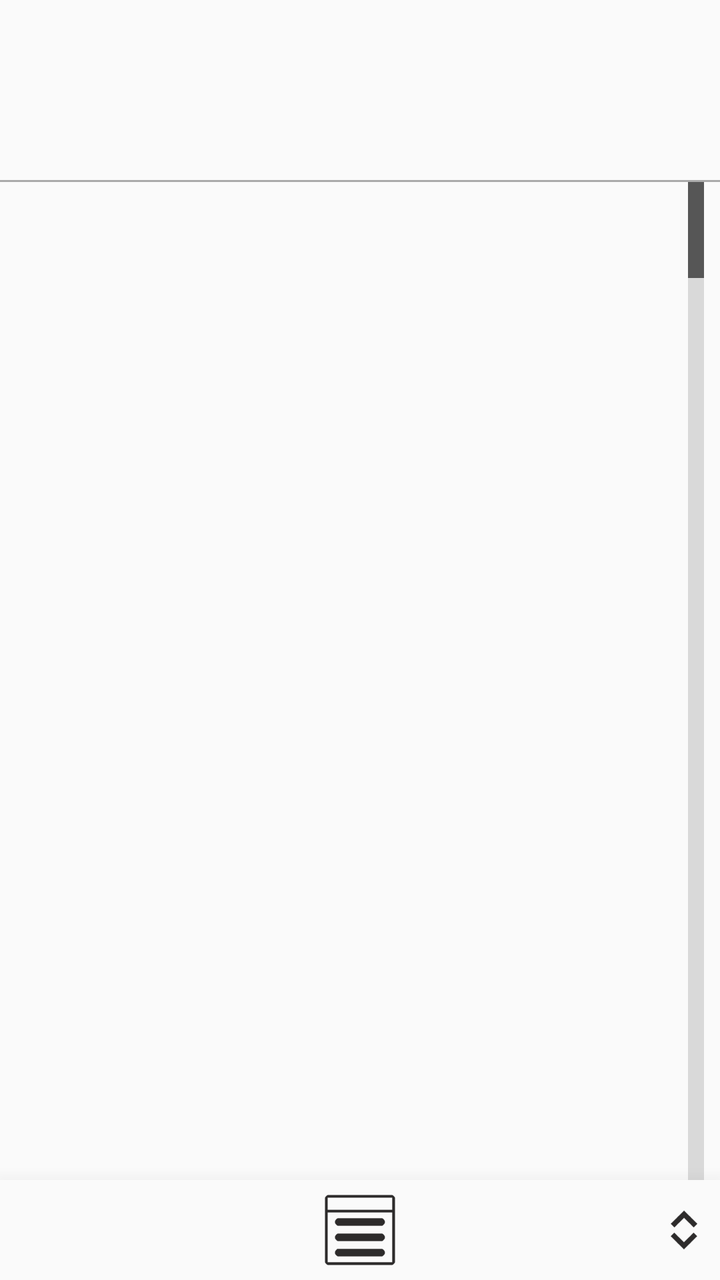
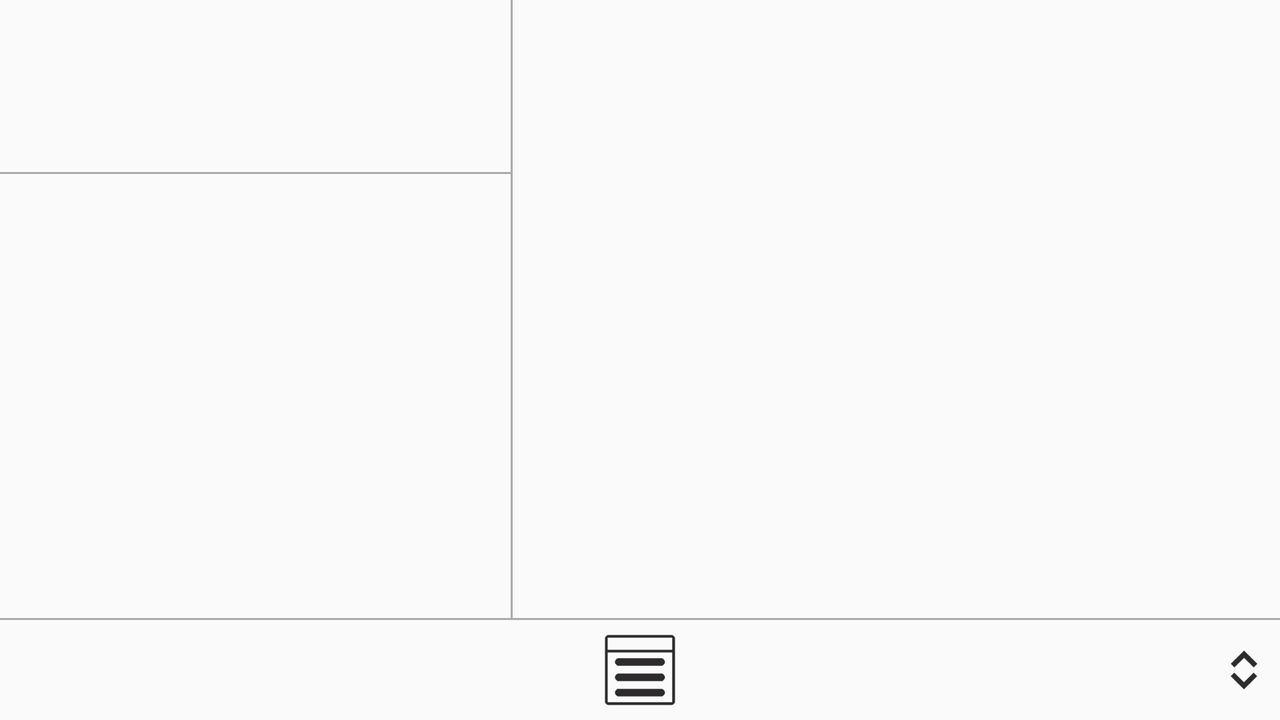

One screen, two layout resources from the same app: the default and the author's alternative for another configuration. Each is rendered where Android would select it; the XML of both is given below.
<!-- AndroidManifest.xml: application theme AppTheme -->
<!-- res/layout/activity_filtered_track_and_title.xml -->
<LinearLayout xmlns:android="http://schemas.android.com/apk/res/android"
    xmlns:tools="http://schemas.android.com/tools"
    android:layout_width="match_parent"
    android:layout_height="match_parent"
    android:gravity="bottom"
    android:orientation="vertical"
    tools:context=".ui.library.filtered.FilteredTrackAndTitleActivity" >

    <LinearLayout
        android:layout_width="match_parent"
        android:layout_height="wrap_content"
        android:layout_marginBottom="2dp"
        android:layout_marginLeft="@dimen/activity_horizontal_margin"
        android:layout_marginRight="@dimen/activity_horizontal_margin"
        android:layout_marginTop="2dp"
        android:gravity="center_vertical" >
        
        <LinearLayout
            android:layout_width="0dp"
            android:layout_height="wrap_content"
            android:layout_weight="1"
            android:orientation="vertical" >

            <TextView
                android:id="@+id/filtered_track_title_album_track_count"
                android:layout_width="wrap_content"
                android:layout_height="wrap_content"
                android:layout_marginBottom="1dp"
                android:layout_marginTop="2dp"
                android:ellipsize="end"
                android:maxLines="1"
                android:textSize="14sp" />
            
            <TextView
                android:id="@+id/filtered_track_title_album_length"
                android:layout_width="wrap_content"
                android:layout_height="wrap_content"
                android:layout_marginBottom="1dp"
                android:layout_marginTop="1dp"
                android:ellipsize="end"
                android:maxLines="1"
                android:textSize="14sp" />

            <TextView
                android:id="@+id/filtered_track_title_album_year"
                android:layout_width="wrap_content"
                android:layout_height="wrap_content"
                android:layout_marginBottom="1dp"
                android:layout_marginTop="1dp"
                android:ellipsize="end"
                android:maxLines="1"
                android:textSize="14sp" />

            <TextView
                android:id="@+id/filtered_track_title_album_genre"
                android:layout_width="wrap_content"
                android:layout_height="wrap_content"
                android:layout_marginBottom="2dp"
                android:layout_marginTop="1dp"
                android:ellipsize="end"
                android:maxLines="1"
                android:textSize="14sp" />
        </LinearLayout>

        <ImageView
            android:id="@+id/filtered_track_title_cover_image"
            android:layout_width="wrap_content"
            android:layout_height="@dimen/library_album_cover_height"
            android:contentDescription="@string/library_image_album_cover" />
        
    </LinearLayout>
    
    <View
        android:layout_width="match_parent"
        android:layout_height="1dp"
        android:background="@android:color/darker_gray" />
    
    <include layout="@layout/activity_filtered" />

</LinearLayout>
<!-- res/layout/activity_filtered.xml (included above) -->
<LinearLayout xmlns:android="http://schemas.android.com/apk/res/android"
    xmlns:tools="http://schemas.android.com/tools"
    android:layout_width="match_parent"
    android:layout_height="match_parent"
    android:gravity="bottom"
    android:orientation="vertical"
    tools:context=".ui.library.filtered.FilteredActivity" >

    <ListView
        android:id="@+id/filtered_list_view_browse"
        android:layout_width="match_parent"
        android:layout_height="0dp"
        android:layout_weight="1"
        android:layout_marginLeft="@dimen/activity_horizontal_margin"
        android:layout_marginRight="@dimen/activity_horizontal_margin"
        android:fastScrollEnabled="true" />
    
    <ProgressBar
        android:id="@+id/filtered_progress_bar_load"
        android:layout_width="wrap_content"
        android:layout_height="wrap_content"
        android:indeterminate="true"
        android:visibility="gone" />
    
    <include layout="@layout/view_mini_control" />
    
    <LinearLayout
        android:id="@+id/filtered_choice_bar"
        android:layout_width="match_parent"
        android:background="?choiceBarColor"
        android:elevation="50px"
        android:layout_height="50dp" >

        <View
            android:layout_width="0dp"
            android:layout_height="match_parent"
            android:layout_weight="2" />

        <ImageButton
            android:id="@+id/filtered_button_choice_menu"
            android:layout_width="0dp"
            android:layout_height="52dp"
            android:layout_gravity="center"
            android:layout_weight="1"
            android:background="?android:attr/selectableItemBackground"
            android:contentDescription="@string/library_choice_menu"
            android:onClick="onChoiceMenuClick"
            android:scaleType="center"
            android:tint="?iconColor"
            android:src="@drawable/ic_choice_menu" />

        <View
            android:layout_width="0dp"
            android:layout_height="match_parent"
            android:layout_weight="1" />

        <ImageButton
            android:id="@+id/library_button_control_menu"
            android:layout_width="0dp"
            android:layout_height="52dp"
            android:layout_gravity="center"
            android:layout_weight="1"
            android:background="?android:attr/selectableItemBackground"
            android:padding="10dp"
            android:contentDescription="@string/library_control_menu"
            android:onClick="onControlMenuClick"
            android:scaleType="fitEnd"
            android:tint="?iconColor"
            android:src="@drawable/ic_expand" />

    </LinearLayout>

</LinearLayout>
<!-- res/layout/view_mini_control.xml (included above) -->
<LinearLayout xmlns:android="http://schemas.android.com/apk/res/android"
    android:id="@+id/control_layout_mini_control"
    android:layout_width="match_parent"
    android:layout_height="wrap_content"
    android:layout_marginTop="4dp"
    android:background="?choiceBarColor"
    android:orientation="vertical"
    android:visibility="gone" >

    <View
        android:id="@+id/control_layout_seperator"
        android:layout_width="match_parent"
        android:layout_height="1dp"
        android:background="@android:color/darker_gray" />
    
    <LinearLayout
        android:layout_width="match_parent"
        android:layout_height="wrap_content"
        android:orientation="horizontal"
        android:baselineAligned="true" >

        <LinearLayout
            android:layout_width="0dp"
            android:layout_height="wrap_content"
            android:layout_weight="2"
            android:layout_gravity="bottom"
            android:orientation="vertical" >
            
            <TextView
                android:id="@+id/control_text_volume"
                android:layout_width="wrap_content"
                android:layout_height="wrap_content"
                android:layout_gravity="center"
                android:ellipsize="end"
                android:singleLine="true"
                android:textSize="16sp"
                android:text="@string/control_volume_text_unknown" />
    
        </LinearLayout>
        
        <LinearLayout
            android:layout_width="0dp"
            android:layout_height="wrap_content"
            android:layout_weight="3"
            android:orientation="vertical" >
            
            <TextView
                android:id="@+id/control_text_playing_artist"
                android:layout_width="wrap_content"
                android:layout_height="wrap_content"
                android:layout_gravity="center"
                android:ellipsize="end"
                android:singleLine="true"
                android:textSize="14sp" />
            
            <TextView
                android:id="@+id/control_text_playing_title"
                android:layout_width="wrap_content"
                android:layout_height="wrap_content"
                android:layout_gravity="center"
                android:ellipsize="end"
                android:singleLine="true"
                android:textSize="14sp"
                android:textStyle="bold"
                android:text="@string/control_playing_info_none" />
    
        </LinearLayout>
        
    </LinearLayout>
    
    <LinearLayout
        android:layout_width="match_parent"
        android:layout_height="40dp"
        android:orientation="horizontal" >
    
        <ImageButton
            android:id="@+id/control_button_volume_down"
            android:layout_width="0dp"
            android:layout_height="wrap_content"
            android:layout_weight="1"
            android:layout_marginLeft="0dp"
            android:layout_marginRight="2dp"
            android:background="?android:attr/selectableItemBackground"
            android:contentDescription="@string/control_volume_down"
            android:scaleType="center"
            android:tint="?iconColor"
            android:src="@drawable/ic_volume_down" />

        <ImageButton
            android:id="@+id/control_button_volume_up"
            android:layout_width="0dp"
            android:layout_height="wrap_content"
            android:layout_weight="1"
            android:layout_marginLeft="2dp"
            android:layout_marginRight="4dp"
            android:background="?android:attr/selectableItemBackground"
            android:contentDescription="@string/control_volume_up"
            android:scaleType="center"
            android:tint="?iconColor"
            android:src="@drawable/ic_volume_up" />

        <ImageButton
            android:id="@+id/control_button_previous"
            android:layout_width="0dp"
            android:layout_height="wrap_content"
            android:layout_weight="1"
            android:layout_marginLeft="4dp"
            android:layout_marginRight="2dp"
            android:background="?android:attr/selectableItemBackground"
            android:contentDescription="@string/control_previous"
            android:scaleType="center"
            android:tint="?iconColor"
            android:src="@drawable/ic_previous" />

        <ImageButton
            android:id="@+id/control_button_play"
            android:layout_width="0dp"
            android:layout_height="wrap_content"
            android:layout_weight="1"
            android:layout_marginLeft="2dp"
            android:layout_marginRight="2dp"
            android:background="?android:attr/selectableItemBackground"
            android:contentDescription="@string/control_play"
            android:scaleType="center"
            android:tint="?iconColor"
            android:src="@drawable/ic_play" />

        <ImageButton
            android:id="@+id/control_button_next"
            android:layout_width="0dp"
            android:layout_height="wrap_content"
            android:layout_weight="1"
            android:layout_marginLeft="2dp"
            android:layout_marginRight="0dp"
            android:background="?android:attr/selectableItemBackground"
            android:contentDescription="@string/control_next"
            android:scaleType="center"
            android:tint="?iconColor"
            android:src="@drawable/ic_next" />
    
        </LinearLayout>          
</LinearLayout>
<!-- resources referenced by this layout -->
<resources>
  <dimen name="activity_horizontal_margin">8dp</dimen>
  <dimen name="library_album_cover_height">86dp</dimen>
  <!-- drawable ic_choice_menu: png bitmap (drawable-hdpi, 1036 bytes) -->
  <!-- drawable ic_expand: png bitmap (drawable-hdpi, 3591 bytes) -->
  <!-- drawable ic_next: png bitmap (drawable-hdpi, 827 bytes) -->
  <!-- drawable ic_play: png bitmap (drawable-hdpi, 783 bytes) -->
  <!-- drawable ic_previous: png bitmap (drawable-hdpi, 853 bytes) -->
  <!-- drawable ic_volume_down: png bitmap (drawable-hdpi, 683 bytes) -->
  <!-- drawable ic_volume_up: png bitmap (drawable-hdpi, 1382 bytes) -->
  <string name="control_next">Next</string>
  <string name="control_play">Play</string>
  <string name="control_playing_info_none">No information</string>
  <string name="control_previous">Previous</string>
  <string name="control_volume_down">Volume down</string>
  <string name="control_volume_text_unknown">0%</string>
  <string name="control_volume_up">Volume up</string>
  <string name="library_choice_menu">Library choice menu</string>
  <string name="library_control_menu">Library control menu</string>
  <string name="library_image_album_cover">Album cover</string>
  <style name="AppTheme" parent="AppBaseTheme">
          
  
      </style>
  <!-- from res/values-v21/ -->
  <style name="AppBaseTheme" parent="Theme.AppCompat.Light.DarkActionBar">
          
  
          <item name="choiceBarColor">?android:colorBackground</item>
          <item name="iconColor">#ff2d2b2b</item>
          <item name="playlistDragColor">#c0e3e3e3</item>
          <item name="redFocusColor">#ffd32a2a</item>
  
          <item name="android:colorPrimaryDark">#ff222222</item>
          <item name="android:colorPrimary">#ffaaaaaa</item>
          <item name="android:textColor">#ff2d2b2b</item>
  
      </style>
</resources>
<!-- res/layout-land/activity_filtered_track_and_title.xml (the author's variant of the layout above) -->
<!-- drawn on the phone turned sideways -->
<LinearLayout xmlns:android="http://schemas.android.com/apk/res/android"
    xmlns:tools="http://schemas.android.com/tools"
    android:layout_width="match_parent"
    android:layout_height="match_parent"
    android:gravity="bottom"
    android:orientation="vertical"
    tools:context=".ui.library.filtered.FilteredTrackAndTitleActivity" >
    
    
    
    <LinearLayout
        android:layout_width="match_parent"
        android:layout_height="0dp"
        android:layout_weight="1"
        android:orientation="horizontal" >

        <LinearLayout
            android:layout_width="0dp"
            android:layout_height="wrap_content"
            android:layout_weight="2"
            android:orientation="vertical" >

            <TextView
                android:id="@+id/filtered_track_title_album_track_count"
                android:layout_width="wrap_content"
                android:layout_height="wrap_content"
                android:layout_marginBottom="1dp"
                android:layout_marginTop="2dp"
                android:layout_marginLeft="@dimen/activity_horizontal_margin"
                android:layout_marginRight="@dimen/activity_horizontal_margin"
                android:ellipsize="end"
                android:maxLines="1"
                android:textSize="14sp" />
            
            <TextView
                android:id="@+id/filtered_track_title_album_length"
                android:layout_width="wrap_content"
                android:layout_height="wrap_content"
                android:layout_marginBottom="1dp"
                android:layout_marginTop="1dp"
                android:layout_marginLeft="@dimen/activity_horizontal_margin"
                android:layout_marginRight="@dimen/activity_horizontal_margin"
                android:ellipsize="end"
                android:maxLines="1"
                android:textSize="14sp" />

            <TextView
                android:id="@+id/filtered_track_title_album_year"
                android:layout_width="wrap_content"
                android:layout_height="wrap_content"
                android:layout_marginBottom="1dp"
                android:layout_marginTop="1dp"
                android:layout_marginLeft="@dimen/activity_horizontal_margin"
                android:layout_marginRight="@dimen/activity_horizontal_margin"
                android:ellipsize="end"
                android:maxLines="1"
                android:textSize="14sp" />

            <TextView
                android:id="@+id/filtered_track_title_album_genre"
                android:layout_width="wrap_content"
                android:layout_height="wrap_content"
                android:layout_marginBottom="2dp"
                android:layout_marginTop="1dp"
                android:layout_marginLeft="@dimen/activity_horizontal_margin"
                android:layout_marginRight="@dimen/activity_horizontal_margin"
                android:ellipsize="end"
                android:maxLines="1"
                android:textSize="14sp" />

            <View
                android:layout_width="match_parent"
                android:layout_height="1dp"
                android:background="@android:color/darker_gray" />
            
            <ImageView
                android:id="@+id/filtered_track_title_cover_image"
                android:layout_width="match_parent"
                android:layout_height="wrap_content"
                android:layout_marginBottom="5dp"
                android:layout_marginTop="5dp"
                android:layout_marginLeft="@dimen/activity_horizontal_margin"
                android:layout_marginRight="@dimen/activity_horizontal_margin"
                android:contentDescription="@string/library_image_album_cover"
                android:scaleType="fitCenter" />

        </LinearLayout>
        
        <View
            android:layout_width="1dp"
            android:layout_height="match_parent"
            android:background="@android:color/darker_gray" />

        <LinearLayout
            android:layout_width="0dp"
            android:layout_height="wrap_content"
            android:layout_weight="3"
            android:orientation="vertical" >

            <ListView
                android:id="@+id/filtered_list_view_browse"
                android:layout_width="match_parent"
                android:layout_height="0dp"
                android:layout_weight="1"
                android:layout_marginLeft="@dimen/activity_horizontal_margin"
                android:layout_marginRight="@dimen/activity_horizontal_margin"
                android:fastScrollEnabled="true" />

            <ProgressBar
                android:id="@+id/filtered_progress_bar_load"
                android:layout_width="wrap_content"
                android:layout_height="wrap_content"
                android:indeterminate="true"
                android:visibility="gone" />

        </LinearLayout>

    </LinearLayout>

    
    <include layout="@layout/view_mini_control" />
    
    <View
        android:id="@+id/filtered_choice_bar_seperator"
        android:layout_width="match_parent"
        android:layout_height="1dp"
        android:background="@android:color/darker_gray" />

    <LinearLayout
        android:id="@+id/filtered_choice_bar"
        android:layout_width="match_parent"
        android:background="?choiceBarColor"
        android:layout_height="50dp" >

        <View
            android:layout_width="0dp"
            android:layout_height="match_parent"
            android:layout_weight="2" />

        <ImageButton
            android:id="@+id/filtered_button_choice_menu"
            android:layout_width="0dp"
            android:layout_height="52dp"
            android:layout_gravity="center"
            android:layout_weight="1"
            android:background="?android:attr/selectableItemBackground"
            android:contentDescription="@string/library_choice_menu"
            android:onClick="onChoiceMenuClick"
            android:scaleType="center"
            android:tint="?iconColor"
            android:src="@drawable/ic_choice_menu" />

        <View
            android:layout_width="0dp"
            android:layout_height="match_parent"
            android:layout_weight="1" />

        <ImageButton
            android:id="@+id/library_button_control_menu"
            android:layout_width="0dp"
            android:layout_height="52dp"
            android:layout_gravity="center"
            android:layout_weight="1"
            android:background="?android:attr/selectableItemBackground"
            android:padding="10dp"
            android:contentDescription="@string/library_control_menu"
            android:onClick="onControlMenuClick"
            android:scaleType="fitEnd"
            android:tint="?iconColor"
            android:src="@drawable/ic_expand" />

    </LinearLayout>

</LinearLayout>
<!-- resources referenced by the variant -->
<!-- as the phone turned sideways resolves them -->
<resources>
  <dimen name="activity_horizontal_margin">8dp</dimen>
  <!-- drawable ic_choice_menu: png bitmap (drawable-hdpi, 1036 bytes) -->
  <!-- drawable ic_expand: png bitmap (drawable-hdpi, 3591 bytes) -->
  <!-- drawable ic_next: png bitmap (drawable-hdpi, 827 bytes) -->
  <!-- drawable ic_play: png bitmap (drawable-hdpi, 783 bytes) -->
  <!-- drawable ic_previous: png bitmap (drawable-hdpi, 853 bytes) -->
  <!-- drawable ic_volume_down: png bitmap (drawable-hdpi, 683 bytes) -->
  <!-- drawable ic_volume_up: png bitmap (drawable-hdpi, 1382 bytes) -->
  <string name="control_next">Next</string>
  <string name="control_play">Play</string>
  <string name="control_playing_info_none">No information</string>
  <string name="control_previous">Previous</string>
  <string name="control_volume_down">Volume down</string>
  <string name="control_volume_text_unknown">0%</string>
  <string name="control_volume_up">Volume up</string>
  <string name="library_choice_menu">Library choice menu</string>
  <string name="library_control_menu">Library control menu</string>
  <string name="library_image_album_cover">Album cover</string>
  <style name="AppTheme" parent="AppBaseTheme">
          
  
      </style>
  <!-- from res/values-v21/ -->
  <style name="AppBaseTheme" parent="Theme.AppCompat.Light.DarkActionBar">
          
  
          <item name="choiceBarColor">?android:colorBackground</item>
          <item name="iconColor">#ff2d2b2b</item>
          <item name="playlistDragColor">#c0e3e3e3</item>
          <item name="redFocusColor">#ffd32a2a</item>
  
          <item name="android:colorPrimaryDark">#ff222222</item>
          <item name="android:colorPrimary">#ffaaaaaa</item>
          <item name="android:textColor">#ff2d2b2b</item>
  
      </style>
</resources>
